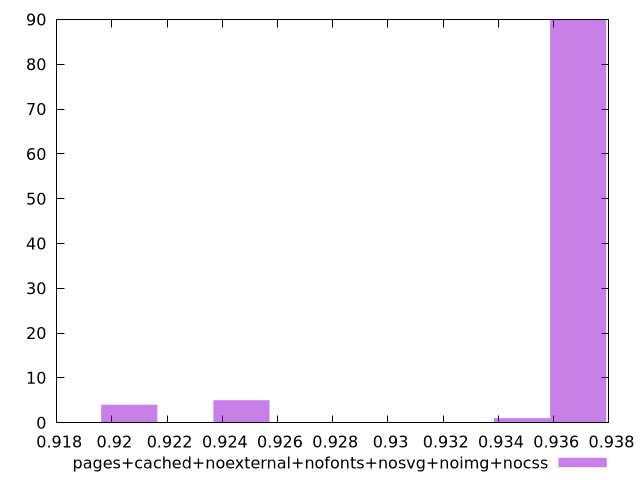

Write the gnuplot code that produced this figure.
$_pagesCachedNoexternalNofontsNosvgNoimgNocss <<EOF
0.9368883931151191 90
0.9246946179335773 5
0.9348560972515287 1
0.9206300262063968 4
EOF
set key outside below
set terminal pngcairo
set output "report_00004_2020-11-02T20-21-41.718Z/performance_score/pages+cached+noexternal+nofonts+nosvg+noimg+nocss//hist.png"
set yrange [0:90]
set boxwidth 0.00203229586359028
set style fill transparent solid 0.5 noborder
plot $_pagesCachedNoexternalNofontsNosvgNoimgNocss title "pages+cached+noexternal+nofonts+nosvg+noimg+nocss" with boxes ,
